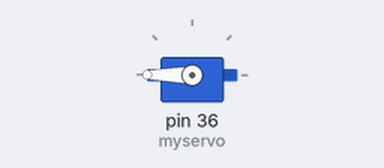
A sketch run on a simulated Arduino Mega 2560, built with avr-gcc and run on an emulated ATmega2560. Parts: servo. At 2.1 s the program stops and its outputs stay as they are.

Above: at 0.1 s.
At 1.4 s:
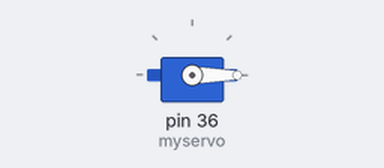
At 2.2 s:
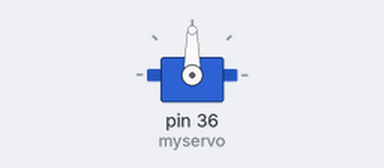
Timing chart, 0 to 3.6 s (numbered marks = the images above):
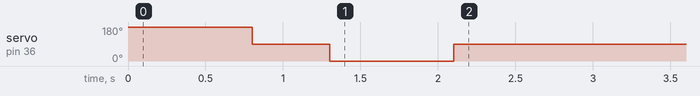

The sketch:

servo_a_09.ino
```cpp
#include <Servo.h>

Servo myservo;  // create servo object to control a servo
// twelve servo objects can be created on most boards

void setup() {
  myservo.attach(36);  // attaches the servo on pin 10 to the servo object
}

void loop() {
    myservo.write(180);              // 180 tells the continuous rotation servo (CRS) to move forward
    delay(800);                      // waits X ms for the servo to reach the desired position
    myservo.write(90);              // 90 tells the CRS to stop (use potentiometer on servo to tune to full stop if there is jitter)

   delay(500);                     // Arbitrary wait time before moving actuator backward

   myservo.write(0);              // 0 tells the continuous rotation servo (CRS) to move backward
  delay(800);                       // waits X ms for the servo to reach the original position
   myservo.write(90);

    // To loop only once.  Use push button on Uno to trigger sketch again.
    while(1){}

}


/*#define PIN_SERVO 36

#include <Servo.h>

Servo myservo;  // create servo object to control a servo
// twelve servo objects can be created on most boards

int pos = 0;    // variable to store the servo position

void setup() {
  myservo.attach(PIN_SERVO);  // attaches the servo on pin 9 to the servo object
}

void loop() {
  myservo.write(90);


}

*/
```

Measured:
- by itself, servo on pin 36 (myservo): 180° → 90° at 0.80 s, → 0° 0.50 s later, → 90° 0.80 s later
